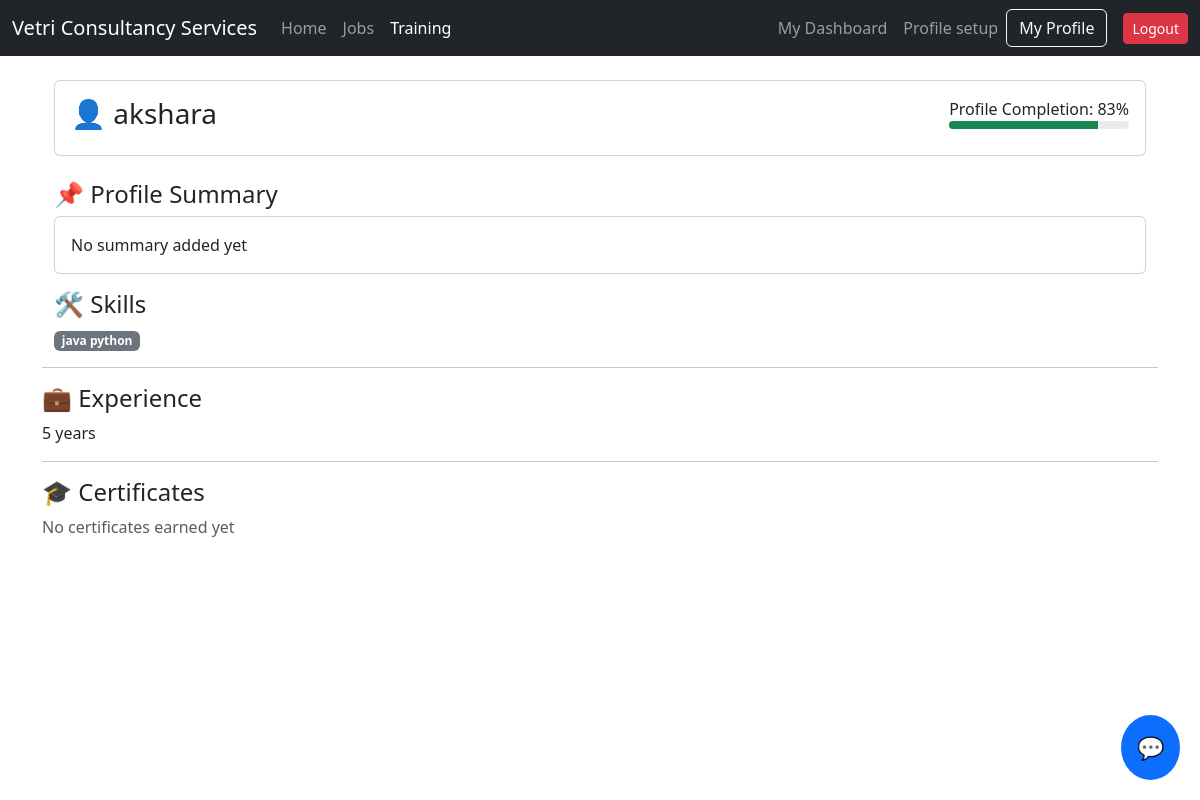
Screenshot of /profile/me/ (signed in) with the database file from the repository.
### profiles/models.py (models this page shows, shortened)
class Profile(models.Model):
    user = models.OneToOneField(User, on_delete=models.CASCADE)
    full_name = models.CharField(max_length=100, blank=True)
    experience = models.PositiveIntegerField(null=True, blank=True)
    location = models.CharField(max_length=100, blank=True)
    skills = models.TextField(blank=True)
    resume = models.FileField(upload_to="resumes/", blank=True, null=True)
    summary = models.TextField(
        blank=True,
        help_text="Short professional summary"
    )
    def completion_percentage(self):
        fields = [
            self.full_name,
            self.experience,
            self.location,
            self.skills,
            self.resume,
            self.summary,
        ]
        filled = sum(1 for f in fields if f)
        return int((filled / len(fields)) * 100)

### profiles/views.py (the view)
# urls.py: path("me/", views.profile_view, name="view"),
@login_required
def profile_view(request):
    profile = Profile.objects.get(user=request.user)
    certificates = CourseEnrollment.objects.filter(
        user=request.user,
        completed=True
    )
    skills_list = []
    if profile.skills:
        skills_list = [s.strip() for s in profile.skills.split(",")]
    return render(request, "profiles/profile.html", {
        "profile": profile,
        "certificates": certificates,
        "skills_list": skills_list,
        "completion_percent": profile.completion_percentage(),
    })

### profiles/templates/profiles/profile.html (shortened to what this page needs)
{% extends "base.html" %}
{% block content %}
<div class="container mt-4">
  <div class="card mb-4">
    <div class="card-body d-flex justify-content-between">
      <h3>👤 {{ profile.full_name|default:user.username }}</h3>
      <div>
        Profile Completion: {{ completion_percent }}%
        <div class="progress" style="height:8px;">
          <div class="progress-bar bg-success"
               style="width: {{ completion_percent }}%">
          </div>
        </div>
      </div>
    </div>
  </div>
  <h4>📌 Profile Summary</h4>
  <div class="card mb-3">
    <div class="card-body">
      {{ profile.summary|default:"No summary added yet" }}
    </div>
  </div>
  <h4>🛠 Skills</h4>
{% if skills_list %}
  {% for skill in skills_list %}
    <span class="badge bg-secondary me-1">
      {{ skill }}
    </span>
  {% endfor %}
{% else %}
  <span class="text-muted">No skills added</span>
{% endif %}
  </div>
<hr>
  <div>
  <h4>💼 Experience</h4>
  <p>{{ profile.experience|default:0 }} years</p>
</div>
  <hr>
  <h4>🎓 Certificates</h4>
  {% for cert in certificates %}
    <div class="card mb-2">
      <div class="card-body d-flex justify-content-between">
        <div>
          ✅ {{ cert.course.title }}
          <br>
          <small class="text-muted">
            Completed on {{ cert.completed_on|date:"d M Y" }}
          </small>
        </div>
        <a href="{% url 'training:certificate' cert.id %}"
           class="btn btn-success btn-sm">
          Download
        </a>
      </div>
    </div>
  {% empty %}
    <p class="text-muted">No certificates earned yet</p>
  {% endfor %}
</div>
{% endblock %}

### rows the page displays
Profile: full_name "akshara", summary "No summary added yet", skills_list "java python", experience "5"

### other values shown
{{ completion_percent }} "83"
